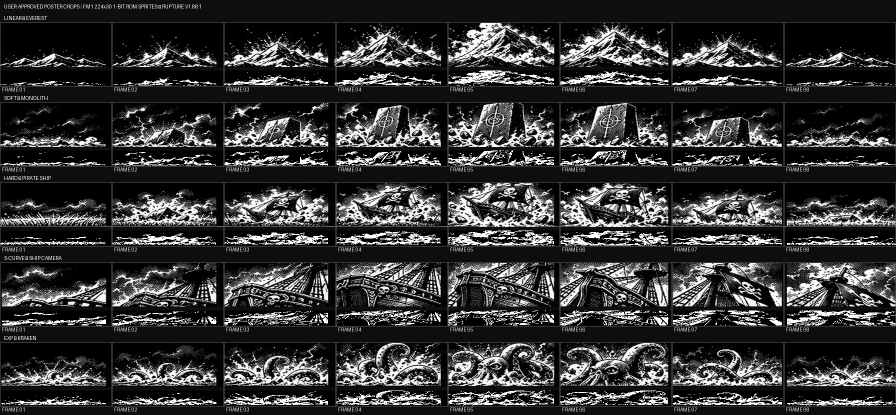
#> input picture assets/bend-v1881-approved-poster/POSTER-SOURCE-VS-NATIVE-FM1-ALL-40.png, 1792 x 830 px, given in place of poster_crop_00.png, which was not available (shown at 1/2 size)
$ python make_v1881_poster_comparison.py
#> lines starting #> are read from the running program, lines starting #| are printed output that depends on the picture
#!/usr/bin/env python3
"""Side-by-side source poster crop and the actual 1-bit native FM1 frames."""
from PIL import Image, ImageDraw, ImageFont
from pathlib import Path
R=Path(__file__).resolve().parents[1]
A=R/'vendor/etch-v1.88-source/firmware/fm1-native/bend_sprites_v188'
P=R/'assets/bend-v1881-approved-poster'
P.mkdir(parents=True,exist_ok=True)
sets=[('LINEAR — EVEREST','linear-everest'),('SOFT — MONOLITH','soft-monolith'),('HARD — PIRATE SHIP','hard-pirate-ship'),('S-CURVE — SHIP CAMERA','s-curve-ship-closeup'),('EXP — KRAKEN','exp-kraken')]
cell_w=224
row_h=160
im=Image.new('RGB',(8*cell_w,30+row_h*5),(14,14,14))
#> im: PIL image 1792x830 RGB; every value is 14
d=ImageDraw.Draw(im)
d.text((8,7),'USER-APPROVED POSTER CROPS / FM1 224x30 1-BIT ROM SPRITES — RUPTURE V1.88.1',fill='white')
for ci,(name,folder) in enumerate(sets):
 y0=30+ci*row_h
 d.text((8,y0),name,fill='white')
 for j in range(8):
  crop=Image.open(A/folder/f'poster_crop_{j:02}.png').convert('L')
  # Show the source composition across 224x90 with no changes other than sizing.
  ref=crop.resize((cell_w,88),Image.Resampling.LANCZOS)
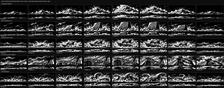
#> ref: PIL image 224x88 L; min 0, max 253, mean 54.2
  native=Image.open(A/folder/f'frame_{j:02}.png').convert('RGB')
#> native is the input picture: PIL image 1792x830 RGB; min 0, max 255, mean 53.7
  im.paste(ref,(j*cell_w,y0+16))
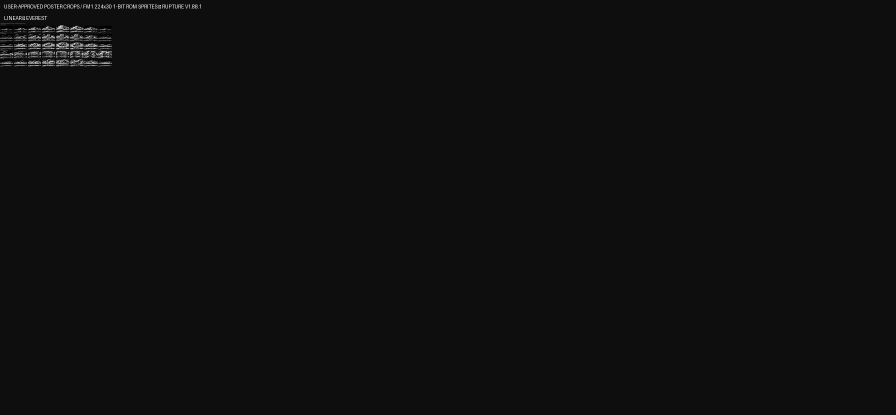
#> im: PIL image 1792x830 RGB (shown at 1/2 size); min 0, max 255, mean 14.7
  im.paste(native,(j*cell_w,y0+111))
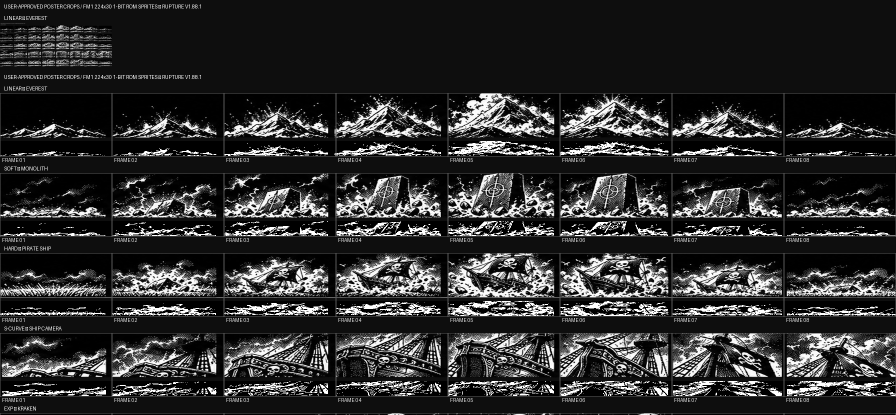
#> im: PIL image 1792x830 RGB (shown at 1/2 size); min 0, max 255, mean 46.2
#> (the run stopped early here; a loop or call above may not have finished)
